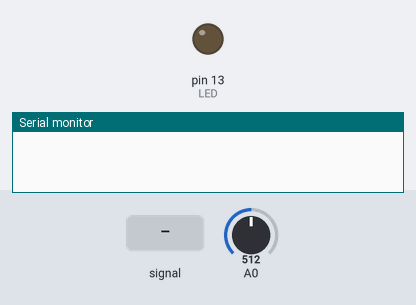
A sketch run on a simulated Arduino Uno, built with avr-gcc and run on an emulated ATmega328P. Shown: output pins drawn as LEDs (lit = HIGH), the last lines printed to the serial monitor. The inputs (shaded band) are chosen by the test bench; at power-on: A0 = 512.

Above: at 1.2 s.
1.3 s: A0 fed a 200 Hz sine of ±81 counts around its level
At 1.8 s:
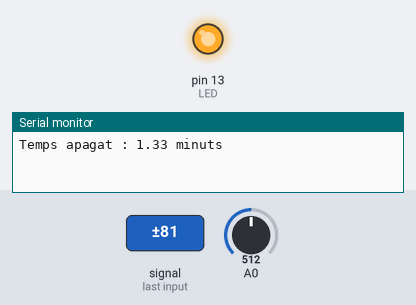
Timing chart, 0 to 4.3 s (numbered marks = the images above; inputs shaded):
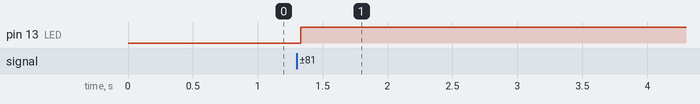

The sketch:

amperatge_alterna_miquel_pau_marcinevera_miquel.ino
```cpp
// Programa per obtenir l'amperatge d'una carrega de corrent alterna mitjançant el sensor ACS712
// modificacio marcinevera del gatzem

//Sensibilidad del amperimetro, en V/A. Mirar Data sheet del sensor ACS712   5A -> 0.185  20A -> 0.100  30A -> 0.066
#define SensibAmperim  0.1
#define Voltatge 230
#define LED 13
#define MSG_ON "ences"
#define MSG_OFF "apagat"

//  int vegada = 0;
  double temps_inicial;
  double temps_final;
  boolean ences = 0;
  boolean abans = 0;
  String Missatge;

/*
  double t_ences_i = 0;
  double t_apagat_i = 0;
  double t_ences = 0;
  double t_apagat = 0;
 */

void setup() {
  Serial.begin(9600);
  pinMode(LED, OUTPUT);
  temps_inicial = millis ();
}

int calc_I(float i) {
  int i_neta;
  if ( i < 512 ) i_neta = 512 - i;
  if ( i >= 512 ) i_neta = i - 512;
  return i_neta;
}

void loop() {
  int IntensitatMaxima = 0;
  float Amper_Ap = 0;

  //llegim durant 60 ms
  double t_ini = millis();

  while ( t_ini + 70 > millis() )
    IntensitatMaxima = max(IntensitatMaxima, calc_I(analogRead(A0)+2) );

  // tradueix el valor analogic a valor en ampers, i de la intensitat maxima passa a RMS
  Amper_Ap = (( IntensitatMaxima ) * ( 5 / (1024 * SensibAmperim))) / 1.414214 ;

  // Serial.print("Lectura analogica de la Intensitat maxima: ");
  // Serial.println(IntensitatMaxima);

  //  Serial.print("Ampers: ");
  //  Serial.println(Amper_Ap);

  abans = ences;

  // ences o apagat?
  if (Amper_Ap > 0.3)
    ences = 1;
  else
    ences = 0;

  // engega un LED si hi ha consum
  if (ences)
    digitalWrite (LED, HIGH);
  else
    digitalWrite (LED, LOW);

  // Potencia = Amper_Ap * Voltatge ;
  // Serial.print("Potencia en W: ");
  // Serial.println(Potencia);
  // Serial.println();

  if (abans)
    Missatge = MSG_ON;
  else
    Missatge = MSG_OFF;

  // hi ha hagut un canvi
  if (abans != ences) {
    temps_final = millis () - temps_inicial;
    temps_inicial = millis();

    Serial.print("Temps ");
    Serial.print(Missatge);
    Serial.print(" : ");
    Serial.print(temps_final / 1000);
    Serial.println(" minuts");

    // Serial.print(temps_final / 1000);
    // Serial.println(" segons");
  }
}
```

Measured:
- after the input at 1.3 s, pin 13 (LED): LOW → HIGH at once
